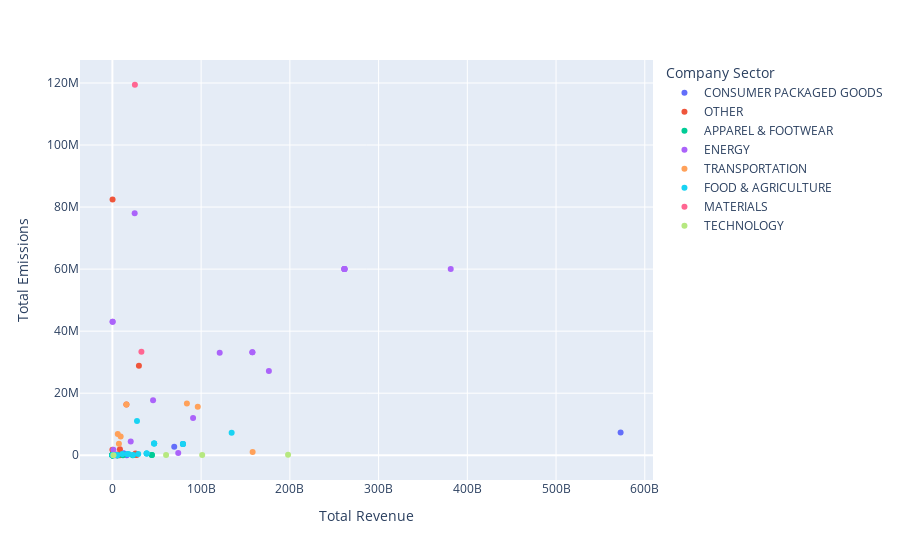

The cell this chart's notebook holds for it:
### Code cell
@interact(currency=Dropdown(options=np.unique(emissions['Currency of Total Revenue']), value='USD'))
def plot_px(currency):
    mask = df['Currency of Total Revenue'].isin([currency])
    fig = px.scatter(df[mask], x='Total Revenue',
                    y='Scope 1 value',
                    color='Company Sector', 
                    hover_data=['Company Name'],
                    labels={
                        'Scope 1 value': 'Emissions',
                    },
                )
    fig.update_layout(xaxis_title="Total Revenue", yaxis_title="Total Emissions")
    fig.show()

### Figure 1 — Plotly figure (JSON) as saved in the notebook; plotly's stock layout.template omitted (floating-point values rounded to 4 significant figures)
{"data": [{"customdata": [["ALBERTSONS COMPANIES"], ["AMCOR"], ["AMCOR"], ["COLGATE PALMOLIVE"], ["ESTEE LAUDER"], ["HELEN OF TROY"], ["PEPSICO."], ["WALMART"]], "hovertemplate": "Company Sector=CONSUMER PACKAGED GOODS<br>Total Revenue=%{x}<br>Emissions=%{y}<br>Company Name=%{customdata[0]}<extra></extra>", "legendgroup": "CONSUMER PACKAGED GOODS", "marker": {"color": "#636efa", "symbol": "circle"}, "mode": "markers", "name": "CONSUMER PACKAGED GOODS", "orientation": "v", "showlegend": true, "type": "scatter", "x": [69690400000, 12861000000, 12861000000, 17421000, 16215000000, 2223.0, 79474000000, 572754000000], "xaxis": "x", "y": [2767382, 529192, 529192, 218500, 24140.0, 4000, 3596712, 7312245], "yaxis": "y"}, {"customdata": [["ALLY FINANCIAL"], ["AMERICAN AIRLINES"], ["AMGEN"], ["ARKAY PACKAGING"], ["ATLANTICA SUSTAINABLE INFRASTRUCTURE"], ["GILEAD"], ["INDIAN HOTELS"], ["J.P.MORGAN CHASE & CO."], ["KRAFT HEINZ"], ["PACKAGING CORPORATION OF AMERICA"], ["SOUTHERN COMPANY"], ["SOUTHWEST AIRLINES"], ["ULTA BEAUTY"]], "hovertemplate": "Company Sector=OTHER<br>Total Revenue=%{x}<br>Emissions=%{y}<br>Company Name=%{customdata[0]}<extra></extra>", "legendgroup": "OTHER", "marker": {"color": "#EF553B", "symbol": "circle"}, "mode": "markers", "name": "OTHER", "orientation": "v", "showlegend": true, "type": "scatter", "x": [8381000000, 29882000000, 25979000000, 43000000, 10981796, 27305000000, 5788000000, 0, 26000000000, 8478000000, 188984403, 15790000000, 6152000000], "xaxis": "x", "y": [4228, 28810236, 133084, 219, 1794737, 54584, 205958, 84911, 586455, 1950000, 82465415, 16351057, 6815], "yaxis": "y"}, {"customdata": [["AMERICAN EAGLE OUTFITTERS"], ["AMERICAN EAGLE OUTFITTERS"], ["H&M"], ["LEVI STRAUSS & CO."], ["LEVI STRAUSS & CO."], ["LYMI DBA REFORMATION"], ["LYMI DBA REFORMATION"], ["NIKE"], ["NIKE"], ["RALPH LAUREN CORPORATION"], ["REFORMATION"], ["REFORMATION"], ["REFORMATION"], ["REFORMATION"], ["REFORMATION"], ["REFORMATION"], ["REFORMATION"], ["REFORMATION"], ["REFORMATION"], ["REFORMATION"], ["THE REALREAL"], ["TJX INDUSTRIES"], ["VF CORPORATION"]], "hovertemplate": "Company Sector=APPAREL & FOOTWEAR<br>Total Revenue=%{x}<br>Emissions=%{y}<br>Company Name=%{customdata[0]}<extra></extra>", "legendgroup": "APPAREL & FOOTWEAR", "marker": {"color": "#00cc96", "symbol": "circle"}, "mode": "markers", "name": "APPAREL & FOOTWEAR", "orientation": "v", "showlegend": true, "type": "scatter", "x": [5010785000, 5010785000, 23000000000, 589937, 5764000000, 1713809, 1713809, 44500000000, 44500000000, 6218500000, 72000000, 1713809, 1713809, 1713809, 1713809, 1713809, 1713809, 1713809, 1713809, 1713809, 467692000, 1156351, 11841840000], "xaxis": "x", "y": [9248, 9248, 21171, 2908, 10700.0, 84, 84, 42720, 42720, 11582, 84, 84, 84, 84, 84, 84, 84, 84, 84, 84, 2070, 33442, 12551], "yaxis": "y"}, {"customdata": [["ATLANTICA SUSTAINABLE INFRASTRUCTURE"], ["BP"], ["BP"], ["BROOKFIELD RENEWABLE ENERGY"], ["CONOCOPHILLIPS"], ["DUKE ENERGY"], ["EQUINOR"], ["FIRST SOLAR"], ["FIRST SOLAR"], ["GENERAL ELECTRIC"], ["MARATHON PETROLEUM"], ["NEXTERA ENERGY"], ["NEXTERA ENERGY"], ["PG&E"], ["SHELL"], ["SHELL"], ["SHELL"], ["SHELL"], ["SHELL"], ["SHELL"], ["VALERO"]], "hovertemplate": "Company Sector=ENERGY<br>Total Revenue=%{x}<br>Emissions=%{y}<br>Company Name=%{customdata[0]}<extra></extra>", "legendgroup": "ENERGY", "marker": {"color": "#ab63fa", "symbol": "circle"}, "mode": "markers", "name": "ENERGY", "orientation": "v", "showlegend": true, "type": "scatter", "x": [1102029000, 157739000000, 157739000000, 4069000000, 45828000000, 25097000000, 90924000000, 2619000000, 2923377000, 74196000000, 120930000000, 221288681, 221288681, 20642000000, 261504000000, 261504000000, 261504000000, 261504000000, 261504000000, 381300000000, 176382000000], "xaxis": "x", "y": [1794737, 33200000, 33200000, 134870, 17720000, 78000000, 12009607, 8536, 8536, 738000.0, 33000000, 43046734, 43046734, 4458777, 60000000, 60000000, 60000000, 60000000, 60000000, 60000000, 27130000], "yaxis": "y"}, {"customdata": [["AVIS BUDGET"], ["FEDEX"], ["FORD MOTOR COMPANY"], ["HERTZ"], ["JETBLUE AIRWAYS"], ["SOUTHWEST AIRLINES"], ["UPS (UNITED PARCEL SERVICE)"]], "hovertemplate": "Company Sector=TRANSPORTATION<br>Total Revenue=%{x}<br>Emissions=%{y}<br>Company Name=%{customdata[0]}<extra></extra>", "legendgroup": "TRANSPORTATION", "marker": {"color": "#FFA15A", "symbol": "circle"}, "mode": "markers", "name": "TRANSPORTATION", "orientation": "v", "showlegend": true, "type": "scatter", "x": [9313000000, 83959000000, 158057000000, 7336000000, 6037000000, 15790000000, 96223000000], "xaxis": "x", "y": [6039288, 16659842, 1070000.0, 3735922, 6853927, 16351057, 15668000], "yaxis": "y"}, {"customdata": [["BLUE DIAMOND GROWERS"], ["CARGILL"], ["CARGILL"], ["CLIF BAR & COMPANY"], ["CLIF BAR & COMPANY"], ["COCA COLA"], ["COCA COLA"], ["COCA COLA"], ["CONAGRA BRANDS"], ["GENERAL MILLS"], ["MCDONALD'S CORPORATION"], ["NUTRIEN"], ["PEPSICO."], ["PEPSICO."], ["STARBUCKS CORPORATION"], ["SYNGENTA"], ["TAYLOR FARMS"], ["THE HAIN CELESTIAL GROUP"], ["TYSON FOODS"], ["TYSON FOODS"], ["TYSON FOODS"]], "hovertemplate": "Company Sector=FOOD & AGRICULTURE<br>Total Revenue=%{x}<br>Emissions=%{y}<br>Company Name=%{customdata[0]}<extra></extra>", "legendgroup": "FOOD & AGRICULTURE", "marker": {"color": "#19d3f3", "symbol": "circle"}, "mode": "markers", "name": "FOOD & AGRICULTURE", "orientation": "v", "showlegend": true, "type": "scatter", "x": [1590593000, 134400000000, 5311697582, 800000000, 15262, 38660000000, 38660000000, 38660000000, 11187700000, 18127000000, 23223000000, 27712000000, 79474000000, 79474000000, 29100000000, 16733000000, 5311697582, 1890000000, 47050000000, 47050000000, 47050000000], "xaxis": "x", "y": [92626, 7287595, 19406, 7525, 7525, 555510, 555510, 555510, 427153, 364311, 113286, 11052529, 3596712, 3596712, 372020, 427000, 27650.0, 47468, 3826000.0, 3826000.0, 3826000.0], "yaxis": "y"}, {"customdata": [["CRH"], ["HOLCIM"]], "hovertemplate": "Company Sector=MATERIALS<br>Total Revenue=%{x}<br>Emissions=%{y}<br>Company Name=%{customdata[0]}<extra></extra>", "legendgroup": "MATERIALS", "marker": {"color": "#FF6692", "symbol": "circle"}, "mode": "markers", "name": "MATERIALS", "orientation": "v", "showlegend": true, "type": "scatter", "x": [32700000000, 25359000000], "xaxis": "x", "y": [33400000, 119427598], "yaxis": "y"}, {"customdata": [["DELL TECHNOLOGIES"], ["IBM"], ["MICROSOFT"], ["RAZER"]], "hovertemplate": "Company Sector=TECHNOLOGY<br>Total Revenue=%{x}<br>Emissions=%{y}<br>Company Name=%{customdata[0]}<extra></extra>", "legendgroup": "TECHNOLOGY", "marker": {"color": "#B6E880", "symbol": "circle"}, "mode": "markers", "name": "TECHNOLOGY", "orientation": "v", "showlegend": true, "type": "scatter", "x": [101197000000, 60500000000, 198000000000, 1200000000], "xaxis": "x", "y": [45640, 79000, 139413, 115.6], "yaxis": "y"}], "layout": {"legend": {"title": {"text": "Company Sector"}, "tracegroupgap": 0}, "margin": {"t": 60}, "xaxis": {"anchor": "y", "domain": [0, 1], "title": {"text": "Total Revenue"}}, "yaxis": {"anchor": "x", "domain": [0, 1], "title": {"text": "Total Emissions"}}}}
